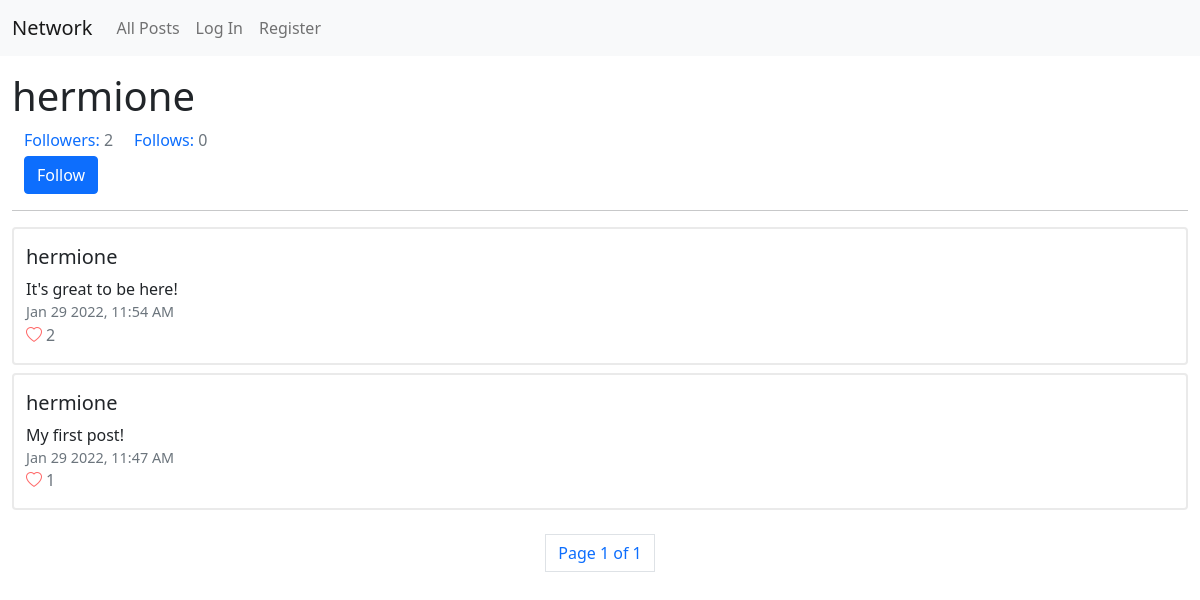
The app's page /profile/hermione, older data.
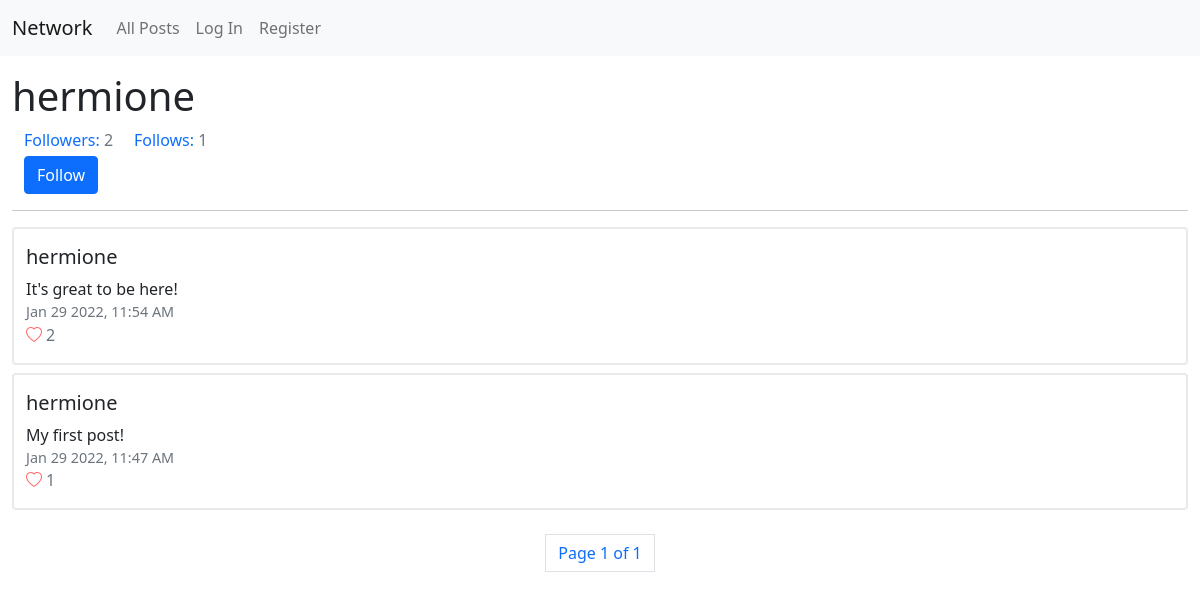
The same page, newer data.
### network/models.py (models this page shows)
class User(AbstractUser):
    follows = models.ManyToManyField("User", blank=True, related_name="followers")

### network/views.py (the view)
# urls.py: path("profile/<str:username>", views.profile, name="profile")
def profile(request, username):
    user = User.objects.get(username=username)
    posts = user.posts.all().order_by("id").reverse()
    p = Paginator(posts, 10, orphans=0, allow_empty_first_page=True)
    pageNumber = request.GET.get('page')
    pageObj = p.get_page(pageNumber)
    return render(request, "network/profile.html", {
        'page_obj': pageObj,
        'userProfile': user
    })
    return HttpResponse(status=204)

### network/models.py (called while the page is built)
    def timestampOfPost(self):
        return self.timestamp.strftime("%b %d %Y, %I:%M %p")

### network/templates/network/profile.html (shortened to what this page needs)
{% extends "network/layout.html" %}
{% load static %}
{% block body %}
    <h1>{{ userProfile.username }}</h1>
    <div class="container-fluid">
        <span class="text-primary">Followers:</span>&nbsp;<span class="text-muted followers">{{ userProfile.followers.all.count }}</span>&nbsp;&nbsp;&nbsp;&nbsp;
        <span class="text-primary">Follows:</span>&nbsp;<span class="text-muted">{{ userProfile.follows.all.count }}</span>
    </div>
    {% if user.username != userProfile.username %}
        {% if userProfile in user.follows.all %}
            <div class="container-fluid" style="margin-top: 0.25rem;"><button class="btn btn-primary follow" data-id="{{ userProfile.id }}">Unfollow</button></div>
        {% else %}
            <div class="container-fluid" style="margin-top: 0.25rem;"><button class="btn btn-primary follow" data-id="{{ userProfile.id }}">Follow</button></div>
        {% endif %}
    {% endif %}
    <hr>
    {% for post in page_obj %}
        <div class="post container-fluid">
            <h5>{{ post.user }}</h5>
            <div class="content">{{ post.content }}</div>
            <div class="post-timestamp text-muted">{{ post.timestampOfPost }}</div>
            {% if user in post.like.all %}
                <div><i class="bi bi-heart-fill heart" data-id="{{ post.id }}"></i><span class="text-muted count" id="{{ post.id }}">{{ post.like.all.count }}</span></div>
            {% else %}
                <div><i class="bi bi-heart heart" data-id="{{ post.id }}" id="like"></i><span class="text-muted count" id="{{ post.id }}">{{ post.like.all.count }}</span></div>
            {% endif %}
        </div>
    {% endfor %}
    <nav aria-label="Page navigation example" id="pagination">
        <ul class="pagination justify-content-center">
            <li class="page-item page-link">Page {{ page_obj.number }} of {{ page_obj.paginator.num_pages  }}</li>
        </ul>
    </nav>
{% endblock %}

Row changes from the older to the newer data that the page shows:
changed User "hermione": follows.all.count "0" → "1"
